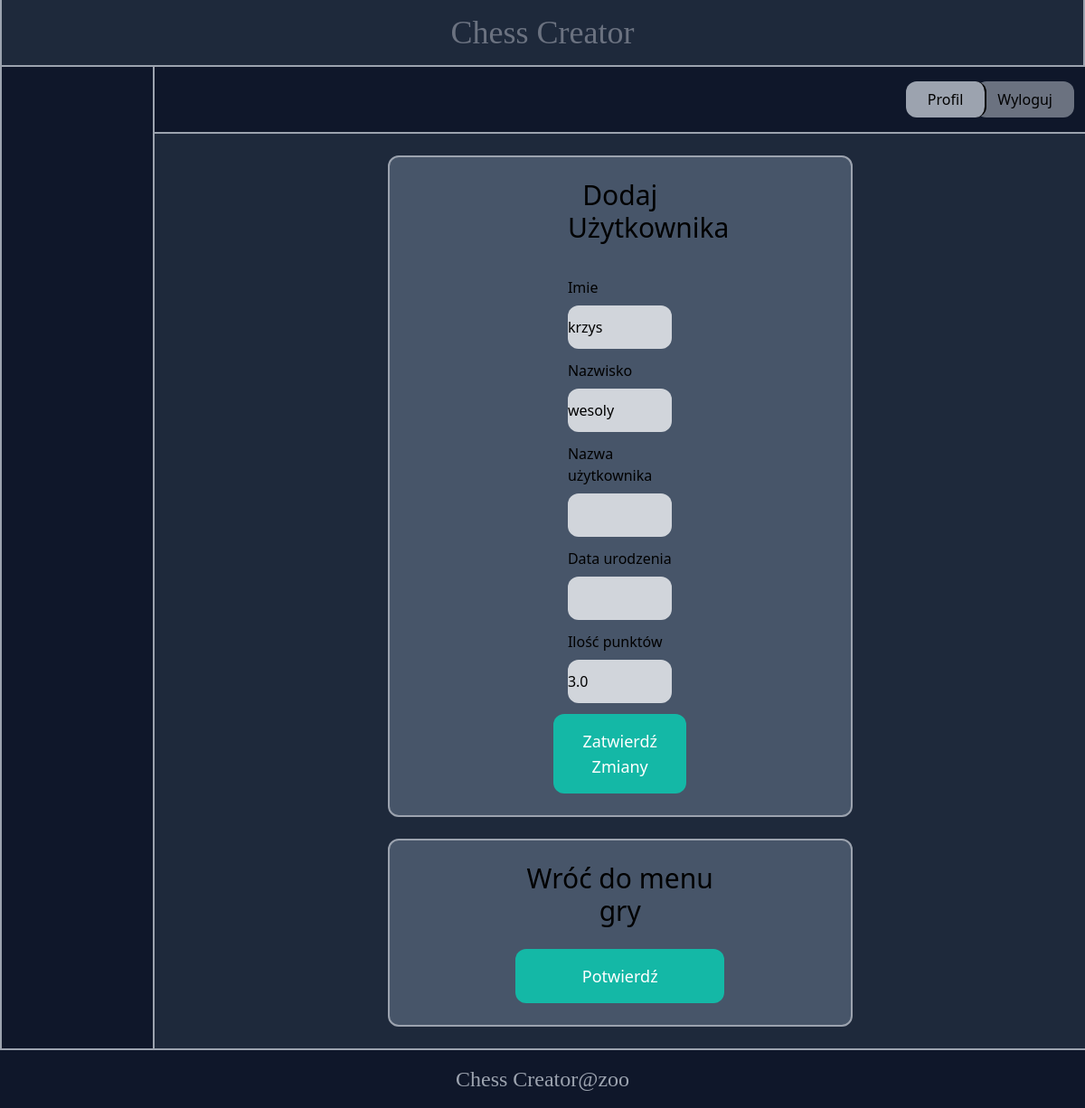
Page /chess/players/2/7/ (signed in) on the earlier database version.
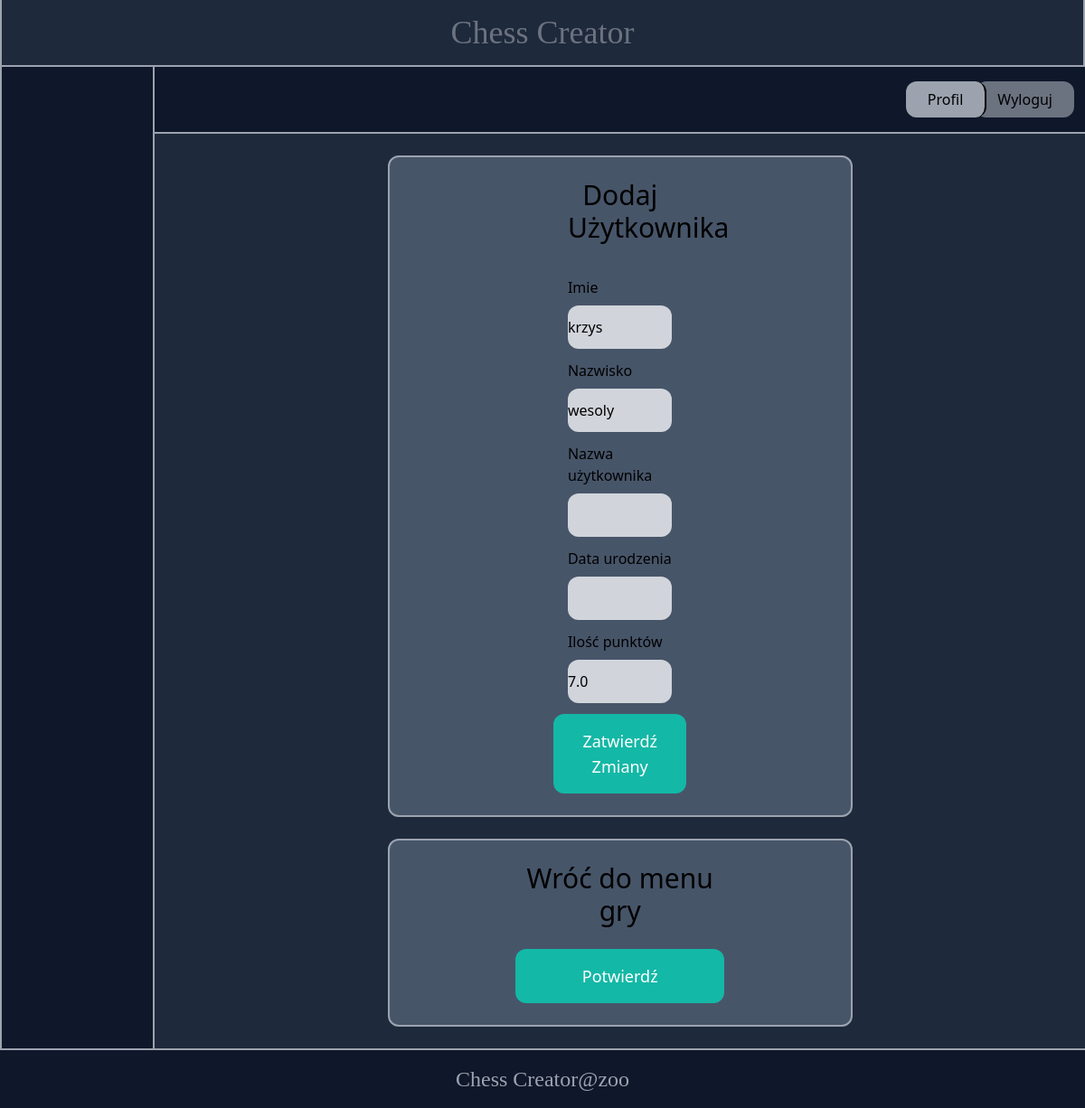
Same page on the later database version.
### chesstour/models.py (models this page shows, shortened)
class Chess_Player(models.Model):
    name = models.CharField(max_length=50)
    surname = models.CharField(max_length=50)
    username = models.CharField(max_length=50)
    rating = models.FloatField(default=0)
    birth_date = models.DateField(null=True, blank=True)
    tournament = models.ForeignKey(Chess_Tournament, on_delete=models.CASCADE)
    white_games = models.IntegerField(default=0)
    class Meta:
        ordering = ('name',)

### chesstour/views.py (the view, shortened to what this page needs)
# urls.py: path('players/<int:pk>/<int:spk>/', views.manage_players, name='manage_players'),
@login_required
def manage_players(request, pk,spk):
    if Chess_Tournament.objects.get(pk=pk).created_by!=request.user:
        return redirect('core:manage')
    player=Chess_Player.objects.get(pk=spk)
    form=PlayerForm(instance=player)
    return render(request, 'chesstour/manage_players.html', {'form': form, 'player': player})

### chesstour/forms.py
class PlayerForm(forms.ModelForm):
    tournament = forms.ModelChoiceField(required=False,queryset=Chess_Tournament.objects.all(), widget=forms.HiddenInput())
    username = forms.CharField(required=False,widget=forms.TextInput(attrs={'class': 'form-control rounded-xl py-3 w-full bg-gray-300'}))
    birth_date = forms.DateField(required=False,widget=forms.TextInput(attrs={'class': 'form-control rounded-xl py-3 w-full bg-gray-300'}))
    rating = forms.FloatField(required=False,widget=forms.TextInput(attrs={'class': 'form-control rounded-xl py-3 w-full bg-gray-300'}))
    class Meta:
        model = Chess_Player
        fields = ['name', 'surname', 'username', 'birth_date','rating']
        widgets = {
            'name': forms.TextInput(attrs={'class': 'form-control rounded-xl py-3 w-full bg-gray-300'}),
            'surname': forms.TextInput(attrs={'class': 'form-control rounded-xl py-3 w-full bg-gray-300'}),
        }

### chesstour/templates/chesstour/manage_players.html (shortened to what this page needs)
{% extends 'core/base.html' %}
{% block content %}
    <div class="w-1/2 my-6 mx-auto p-6 bg-slate-600 rounded-xl border-gray-400 border-2">
        <div class="justify-center flex flex-col mx-auto w-1/2">
            <div class="justify-center flex flex-col mx-auto w-1/2">
                <h1 class="mb-6 text-3xl text-center">Dodaj Użytkownika</h1>
                <form method="post">
                    <div class="my-3">
                        <label class="inline-block mb-2">Imie</label><br>
                        {{form.name}}
                    </div>
                    <div class="my-3">
                        <label class="inline-block mb-2">Nazwisko</label><br>
                        {{form.surname}}
                    </div>
                    <div class="my-3">
                        <label class="inline-block mb-2">Nazwa użytkownika</label><br>
                        {{form.username}}
                    </div>
                    <div class="my-3">
                        <label class="inline-block mb-2">Data urodzenia</label><br>
                        {{form.birth_date}}
                    </div>
                    <div class="my-3">
                        <label class="inline-block mb-2">Ilość punktów</label><br>
                        {{form.rating}}
                    </div>
                    <div class="flex justify-center">
                        <button class="py-4 px-8 text-lg rounded-xl bg-teal-500 hover:bg-teal-700 text-white text-center" name="player_form">Zatwierdź Zmiany</button>
                    </div>
                </form>
            </div>
        </div>
    </div>
    <div class="w-1/2 my-6 mx-auto p-6 bg-slate-600 rounded-xl border-gray-400 border-2">
        <div class="justify-center flex flex-col mx-auto w-1/2">
            <h1 class="mb-6 text-3xl text-center">Wróć do menu gry</h1>
            <a href="{% url 'chesstour:edit' player.tournament.id %}" class="py-4 px-8 text-lg rounded-xl bg-teal-500 hover:bg-teal-700 text-white text-center" name="tournament_form">Potwierdź</a>
        </div>
    </div>
{%endblock%}

Differences in the rows shown:
changed Chess_Player "krzys": rating "3.0" → "7.0"
